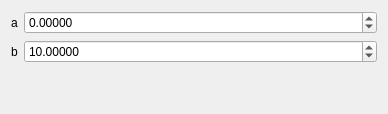
<?xml version="1.0" encoding="UTF-8"?>
<ui version="4.0">
 <class>UniformControls</class>
 <widget class="QWidget" name="UniformControls">
  <property name="geometry">
   <rect>
    <x>0</x>
    <y>0</y>
    <width>388</width>
    <height>114</height>
   </rect>
  </property>
  <property name="windowTitle">
   <string>Form</string>
  </property>
  <layout class="QFormLayout" name="formLayout">
   <item row="0" column="0">
    <widget class="QLabel" name="label">
     <property name="text">
      <string>a</string>
     </property>
    </widget>
   </item>
   <item row="1" column="0">
    <widget class="QLabel" name="label_2">
     <property name="text">
      <string>b</string>
     </property>
    </widget>
   </item>
   <item row="0" column="1">
    <widget class="QDoubleSpinBox" name="doubleSpinBox">
     <property name="decimals">
      <number>5</number>
     </property>
     <property name="minimum">
      <double>-1000000.000000000000000</double>
     </property>
     <property name="maximum">
      <double>100000000.000000000000000</double>
     </property>
    </widget>
   </item>
   <item row="1" column="1">
    <widget class="QDoubleSpinBox" name="doubleSpinBox_2">
     <property name="decimals">
      <number>5</number>
     </property>
     <property name="minimum">
      <double>-1000000.000000000000000</double>
     </property>
     <property name="maximum">
      <double>100000000.000000000000000</double>
     </property>
     <property name="value">
      <double>10.000000000000000</double>
     </property>
    </widget>
   </item>
  </layout>
 </widget>
 <resources/>
 <connections/>
</ui>
